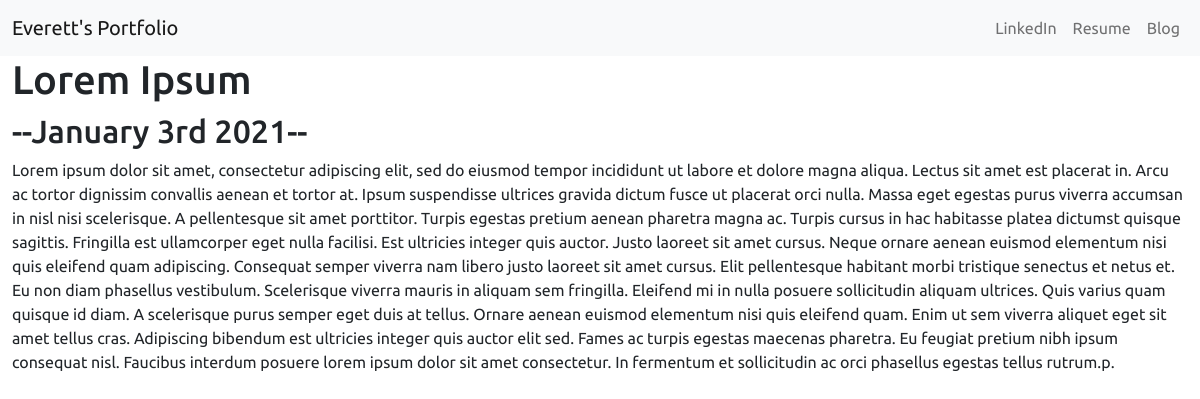
The page /blog/1 on the database its author committed.
### blog/models.py (models this page shows, shortened)
class Blog(models.Model):
    title = models.CharField(max_length = 200)
    date = models.DateField()
    description = models.TextField()

### blog/views.py (the view)
# urls.py: path('<int:blog_id>',views.detail, name = "detail"),
def detail(request, blog_id):
    blog = get_object_or_404(Blog, pk = blog_id)
    return render(request, 'blog/detail.html', {'blog':blog})

### blog/templates/blog/detail.html
{% extends 'portfolio/base.html' %}
{% block content %}
<h1>{{ blog.title }}</h1>
<h2>--{{ blog.date|date:'F jS Y'}}--</h2>
{{ blog.description|safe }}
{% endblock %}

### portfolio/static/portfolio/custom.css (style rules this page uses)
body { font-family: 'Ubuntu', cursive; }

### rows shown on the page
Blog: title "Lorem Ipsum", date "January 3rd 2021", description "Lorem ipsum dolor sit amet, consectetur adipiscing elit, sed do eiusmod tempor incididunt ut labore et dolore magna aliqua. Lectus sit amet est placerat in. Arcu ac tortor dignissim convallis aenean et tortor at. Ipsum suspendisse ultrices gravida dictum fusce ut placerat orci nulla. Massa eget egestas purus viverra accumsan in nisl nisi scelerisque. A pellentesque sit amet porttitor. Turpis egestas pretium aenean pharetra magna ac. Turpis cursus in hac habitasse platea dictumst quisque sagittis. Fringilla est ullamcorper eget nulla facilisi. Est ultricies integer quis auctor. Justo laoreet sit amet cursus. Neque ornare aenean euismod elementum nisi quis eleifend quam adipiscing. Consequat…"
